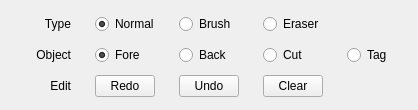
            <widget class="QProfile" name="tabMode">
             <property name="toolTip">
              <string>Mode</string>
             </property>
             <attribute name="title">
              <string>Mode</string>
             </attribute>
             <layout class="QVBoxLayout" name="verticalLayoutMode">
              <property name="spacing">
               <number>9</number>
              </property>
              <property name="topMargin">
               <number>12</number>
              </property>
              <property name="bottomMargin">
               <number>12</number>
              </property>
              <item>
               <widget class="QWidget" name="widgetModeType" native="true">
                <property name="minimumSize">
                 <size>
                  <width>0</width>
                  <height>0</height>
                 </size>
                </property>
                <property name="maximumSize">
                 <size>
                  <width>16777215</width>
                  <height>32</height>
                 </size>
                </property>
                <layout class="QGridLayout" name="gridLayoutModeType">
                 <property name="horizontalSpacing">
                  <number>24</number>
                 </property>
                 <property name="verticalSpacing">
                  <number>0</number>
                 </property>
                 <property name="margin">
                  <number>0</number>
                 </property>
                 <item row="0" column="0">
                  <widget class="QLabel" name="labelType">
                   <property name="minimumSize">
                    <size>
                     <width>60</width>
                     <height>0</height>
                    </size>
                   </property>
                   <property name="maximumSize">
                    <size>
                     <width>60</width>
                     <height>16777215</height>
                    </size>
                   </property>
                   <property name="text">
                    <string>Type</string>
                   </property>
                   <property name="alignment">
                    <set>Qt::AlignRight|Qt::AlignTrailing|Qt::AlignVCenter</set>
                   </property>
                  </widget>
                 </item>
                 <item row="0" column="3">
                  <widget class="QRadioButton" name="radioButtonModeBrush">
                   <property name="minimumSize">
                    <size>
                     <width>60</width>
                     <height>0</height>
                    </size>
                   </property>
                   <property name="maximumSize">
                    <size>
                     <width>60</width>
                     <height>16777215</height>
                    </size>
                   </property>
                   <property name="text">
                    <string>Brush</string>
                   </property>
                  </widget>
                 </item>
                 <item row="0" column="2">
                  <widget class="QRadioButton" name="radioButtonModeNormal">
                   <property name="minimumSize">
                    <size>
                     <width>60</width>
                     <height>0</height>
                    </size>
                   </property>
                   <property name="maximumSize">
                    <size>
                     <width>60</width>
                     <height>16777215</height>
                    </size>
                   </property>
                   <property name="text">
                    <string>Normal</string>
                   </property>
                   <property name="checked">
                    <bool>true</bool>
                   </property>
                  </widget>
                 </item>
                 <item row="0" column="4">
                  <widget class="QRadioButton" name="radioButtonModeEraser">
                   <property name="minimumSize">
                    <size>
                     <width>60</width>
                     <height>0</height>
                    </size>
                   </property>
                   <property name="maximumSize">
                    <size>
                     <width>60</width>
                     <height>16777215</height>
                    </size>
                   </property>
                   <property name="text">
                    <string>Eraser</string>
                   </property>
                  </widget>
                 </item>
                 <item row="0" column="5">
                  <spacer name="horizontalSpacerModeType">
                   <property name="orientation">
                    <enum>Qt::Horizontal</enum>
                   </property>
                   <property name="sizeHint" stdset="0">
                    <size>
                     <width>60</width>
                     <height>24</height>
                    </size>
                   </property>
                  </spacer>
                 </item>
                </layout>
               </widget>
              </item>
              <item>
               <widget class="QWidget" name="widgetBrushingObject" native="true">
                <property name="minimumSize">
                 <size>
                  <width>0</width>
                  <height>0</height>
                 </size>
                </property>
                <property name="maximumSize">
                 <size>
                  <width>16777215</width>
                  <height>32</height>
                 </size>
                </property>
                <layout class="QGridLayout" name="gridLayoutBrushingObject">
                 <property name="horizontalSpacing">
                  <number>24</number>
                 </property>
                 <property name="verticalSpacing">
                  <number>0</number>
                 </property>
                 <property name="margin">
                  <number>0</number>
                 </property>
                 <item row="0" column="0">
                  <widget class="QLabel" name="labelBrushingObject">
                   <property name="minimumSize">
                    <size>
                     <width>60</width>
                     <height>0</height>
                    </size>
                   </property>
                   <property name="maximumSize">
                    <size>
                     <width>60</width>
                     <height>16777215</height>
                    </size>
                   </property>
                   <property name="text">
                    <string>Object</string>
                   </property>
                   <property name="alignment">
                    <set>Qt::AlignRight|Qt::AlignTrailing|Qt::AlignVCenter</set>
                   </property>
                  </widget>
                 </item>
                 <item row="0" column="3">
                  <widget class="QRadioButton" name="radioButtonBrushingObjectBack">
                   <property name="minimumSize">
                    <size>
                     <width>60</width>
                     <height>0</height>
                    </size>
                   </property>
                   <property name="maximumSize">
                    <size>
                     <width>60</width>
                     <height>16777215</height>
                    </size>
                   </property>
                   <property name="text">
                    <string>Back</string>
                   </property>
                  </widget>
                 </item>
                 <item row="0" column="4">
                  <widget class="QRadioButton" name="radioButtonBrushingObjectCut">
                   <property name="minimumSize">
                    <size>
                     <width>60</width>
                     <height>0</height>
                    </size>
                   </property>
                   <property name="maximumSize">
                    <size>
                     <width>60</width>
                     <height>16777215</height>
                    </size>
                   </property>
                   <property name="text">
                    <string>Cut</string>
                   </property>
                   <property name="checked">
                    <bool>false</bool>
                   </property>
                  </widget>
                 </item>
                 <item row="0" column="2">
                  <widget class="QRadioButton" name="radioButtonBrushingObjectFore">
                   <property name="minimumSize">
                    <size>
                     <width>60</width>
                     <height>0</height>
                    </size>
                   </property>
                   <property name="maximumSize">
                    <size>
                     <width>60</width>
                     <height>16777215</height>
                    </size>
                   </property>
                   <property name="text">
                    <string>Fore</string>
                   </property>
                   <property name="checked">
                    <bool>true</bool>
                   </property>
                  </widget>
                 </item>
                 <item row="0" column="5">
                  <widget class="QRadioButton" name="radioButtonBrushingObjectTag">
                   <property name="minimumSize">
                    <size>
                     <width>60</width>
                     <height>0</height>
                    </size>
                   </property>
                   <property name="maximumSize">
                    <size>
                     <width>60</width>
                     <height>16777215</height>
                    </size>
                   </property>
                   <property name="text">
                    <string>Tag</string>
                   </property>
                   <property name="checked">
                    <bool>false</bool>
                   </property>
                  </widget>
                 </item>
                </layout>
               </widget>
              </item>
              <item>
               <widget class="QWidget" name="widgetModeEdit" native="true">
                <property name="minimumSize">
                 <size>
                  <width>0</width>
                  <height>0</height>
                 </size>
                </property>
                <property name="maximumSize">
                 <size>
                  <width>16777215</width>
                  <height>32</height>
                 </size>
                </property>
                <layout class="QGridLayout" name="gridLayoutModeEdit">
                 <property name="horizontalSpacing">
                  <number>24</number>
                 </property>
                 <property name="verticalSpacing">
                  <number>0</number>
                 </property>
                 <property name="margin">
                  <number>0</number>
                 </property>
                 <item row="0" column="3">
                  <widget class="QPushButton" name="pushButtonClear">
                   <property name="minimumSize">
                    <size>
                     <width>60</width>
                     <height>0</height>
                    </size>
                   </property>
                   <property name="maximumSize">
                    <size>
                     <width>60</width>
                     <height>16777215</height>
                    </size>
                   </property>
                   <property name="text">
                    <string>Clear</string>
                   </property>
                  </widget>
                 </item>
                 <item row="0" column="0">
                  <widget class="QLabel" name="labelModeEdit">
                   <property name="sizePolicy">
                    <sizepolicy hsizetype="Preferred" vsizetype="Minimum">
                     <horstretch>0</horstretch>
                     <verstretch>0</verstretch>
                    </sizepolicy>
                   </property>
                   <property name="minimumSize">
                    <size>
                     <width>60</width>
                     <height>0</height>
                    </size>
                   </property>
                   <property name="maximumSize">
                    <size>
                     <width>60</width>
                     <height>16777215</height>
                    </size>
                   </property>
                   <property name="text">
                    <string>Edit</string>
                   </property>
                   <property name="alignment">
                    <set>Qt::AlignRight|Qt::AlignTrailing|Qt::AlignVCenter</set>
                   </property>
                  </widget>
                 </item>
                 <item row="0" column="2">
                  <widget class="QPushButton" name="pushButtonUndo">
                   <property name="minimumSize">
                    <size>
                     <width>60</width>
                     <height>0</height>
                    </size>
                   </property>
                   <property name="maximumSize">
                    <size>
                     <width>60</width>
                     <height>16777215</height>
                    </size>
                   </property>
                   <property name="text">
                    <string>Undo</string>
                   </property>
                  </widget>
                 </item>
                 <item row="0" column="1">
                  <widget class="QPushButton" name="pushButtonRedo">
                   <property name="minimumSize">
                    <size>
                     <width>60</width>
                     <height>0</height>
                    </size>
                   </property>
                   <property name="maximumSize">
                    <size>
                     <width>60</width>
                     <height>16777215</height>
                    </size>
                   </property>
                   <property name="text">
                    <string>Redo</string>
                   </property>
                  </widget>
                 </item>
                 <item row="0" column="4">
                  <spacer name="horizontalSpacerModeEdit2">
                   <property name="orientation">
                    <enum>Qt::Horizontal</enum>
                   </property>
                   <property name="sizeHint" stdset="0">
                    <size>
                     <width>24</width>
                     <height>24</height>
                    </size>
                   </property>
                  </spacer>
                 </item>
                </layout>
               </widget>
              </item>
             </layout>
            </widget>
